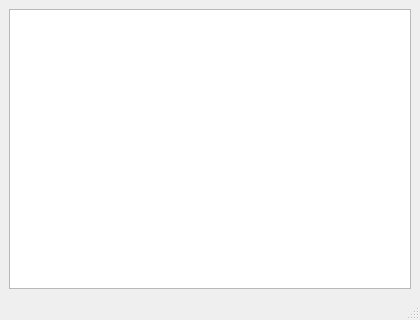
<?xml version="1.0" encoding="UTF-8"?>
<ui version="4.0">
 <class>MainWindow</class>
 <widget class="QMainWindow" name="MainWindow">
  <property name="geometry">
   <rect>
    <x>0</x>
    <y>0</y>
    <width>420</width>
    <height>320</height>
   </rect>
  </property>
  <property name="windowTitle">
   <string>MainWindow</string>
  </property>
  <widget class="QWidget" name="centralwidget">
   <layout class="QGridLayout" name="gridLayout">
    <item row="0" column="0">
     <widget class="QTableWidget" name="tbl_fileList">
      <property name="dragDropMode">
       <enum>QAbstractItemView::DragDrop</enum>
      </property>
     </widget>
    </item>
   </layout>
  </widget>
  <widget class="QStatusBar" name="statusbar"/>
 </widget>
 <resources/>
 <connections/>
</ui>
